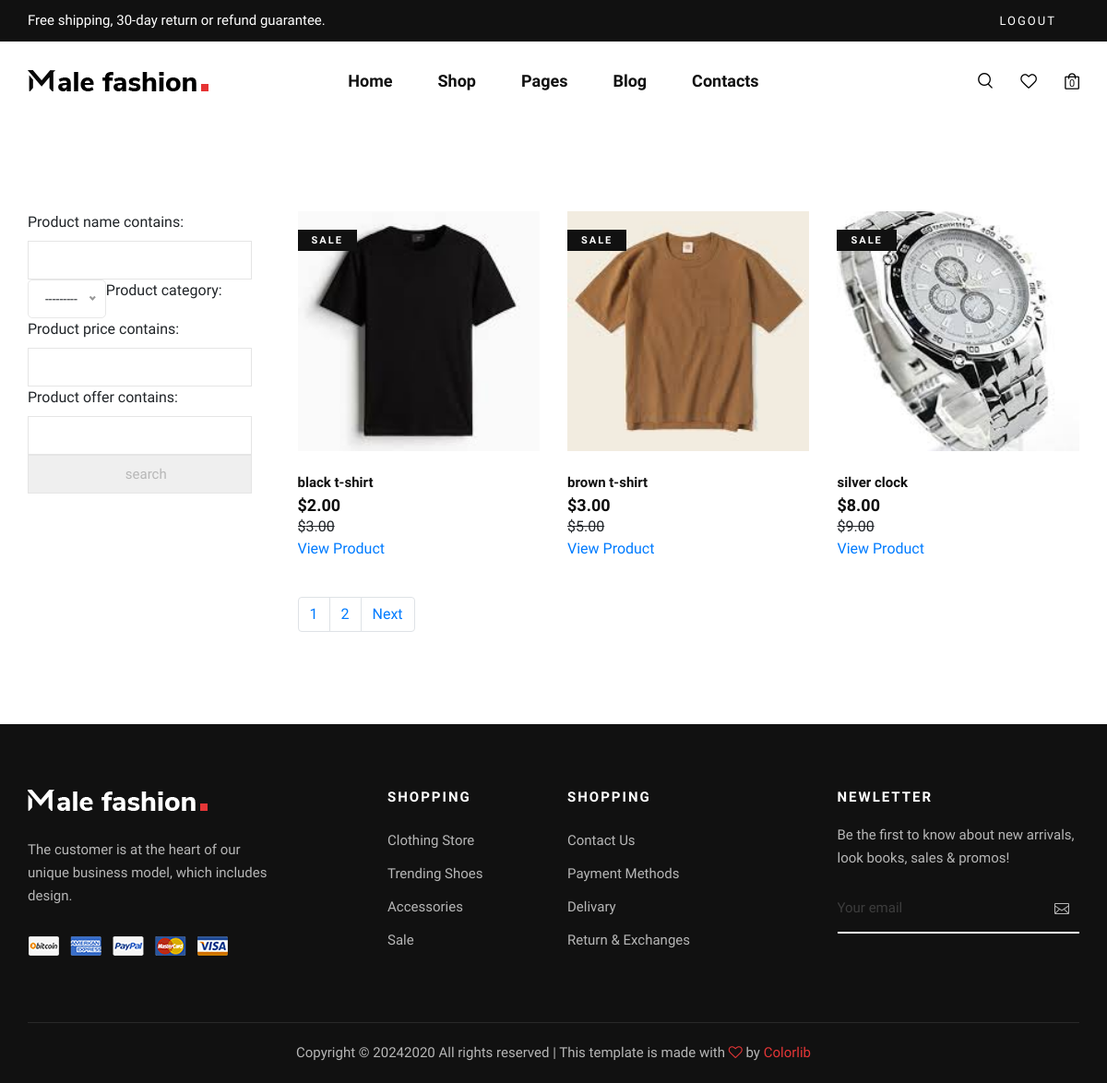
Page /product_list/ (signed in) on the earlier database version.
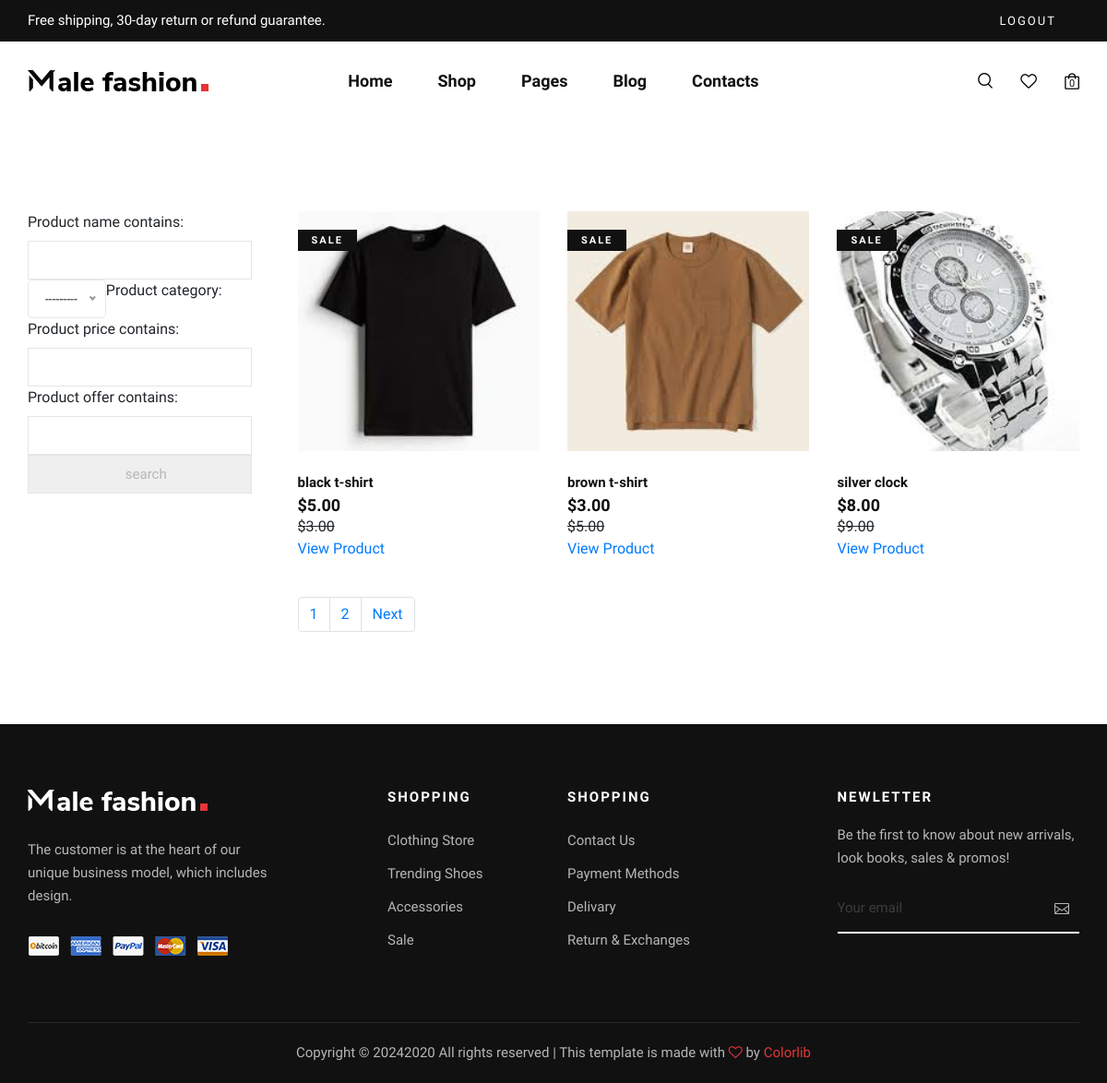
Same page on the later database version.
### pages/models.py (models this page shows, shortened)
class Product(models.Model):
    PRDname=models.CharField(max_length=200,verbose_name=_('product name'))
    PRDcategory=models.ForeignKey('Category',verbose_name=_('product category'),blank=True, null=True,on_delete=models.CASCADE)
    PRDbrand=models.ForeignKey('settings.Brand',verbose_name=_('product brand'),on_delete=models.CASCADE , blank=True, null=True)
    PRDbase_productimage=models.ImageField(upload_to='products/%y/%m/%d' , verbose_name=_('product image'))
    PRDdescription=models.TextField(max_length=500,verbose_name=_('product description'))
    PRDprice=models.DecimalField(max_digits=5,decimal_places=2,verbose_name=_('product price'))
    PRDdiscountprice=models.DecimalField(max_digits=5,decimal_places=2,blank=True, null=True, verbose_name=_('product offer'))
    PRDisnew=models.BooleanField(blank=True, null=True,verbose_name=_('is new product'))
    PRDcreated=models.DateTimeField(verbose_name=_('product created'))
    PRDbestsellers=models.BooleanField(default=False,verbose_name=_('best sellesrs'))
    PRDnewarrivals=models.BooleanField(default=False,verbose_name=_('new arrivals'))
    PRDhotsales=models.BooleanField(default=False,verbose_name=_('hot sales'))
    slug=models.SlugField(blank=True, null=True)
    class Meta:
        verbose_name = 'Product'
        verbose_name_plural = 'Products'

### pages/views.py (the view)
# urls.py: path('product_list/',views.product_list,name="product_list"),
@login_required
def product_list(request):
    search=Product.objects.all()
    title=None
    if 'search-name' in request.GET:
        title=request.GET['search-name']
        if title:
            search=search.filter(PRDname__icontains=title)
    product_list=search
    my_filter=ProductFilter(request.GET,queryset=product_list)
    product_list=my_filter.qs
    paginator = Paginator(product_list, 3)
    page_number = request.GET.get("page")
    page_obj = paginator.get_page(page_number)
    context={
        'product_list':page_obj ,
        'my_filter':my_filter,
    }
    return render(request,'pages/product_list.html',context)

### cart/cart.py (called while the page is built)
    def __len__(self):
        return len(self.cart)

### cart/context_processors.py (called while the page is built)
def cart(request):
    return{'cart':Cart(request)}

### pages/models.py (called while the page is built)
    def __str__(self):
        return self.CATname

### templates/pages/product_list.html (shortened to what this page needs)
{% extends 'base.html' %}
{% load static %}
{% load bootstrap5form %}
{% block content %}
    <section class="shop spad">
        <div class="container">
            <div class="row">
                <div class="col-lg-3">
                    <div class="shop__sidebar">
                        <div class="shop__sidebar__search">
                            <form method="GET">
                                {{ my_filter.form|bootstrap5form }}
                                <input type="submit" value="search" class="boxed-btn3 w-100">
                            </form>
                        </div>
                    </div>
                </div>
                <div class="col-lg-9">
                    <div class="row">
                        {% for products in product_list %}
                        {% if products.PRDdiscountprice %}
                        <div class="col-lg-4 col-md-6 col-sm-6">
                            <div class="product__item sale">
                                <div class="product__item__pic set-bg" data-setbg="{{products.PRDbase_productimage.url}}">
                                    <span class="label">Sale</span>
                                </div>
                                <div class="product__item__text">
                                    <h6>{{products.PRDname}}</h6>
                                    <h5>${{products.PRDdiscountprice}}</h5>
                                    <strike>${{products.PRDprice}}</strike>
                                </div>
                                <div class="view_product">
                                    <a href="{%url 'product_list:product_detail' products.slug%}">View Product</a>
                                </div>
                            </div>
                        </div>
                        {% endif %}
                        {% endfor %}
                    </div>
                    <div class="container ">
                        <div class="row">
                            {% if product_list.has_other_pages %}
                            <nav aria-label="Page navigation example">
                                <ul class="pagination">
                                    {% for i in product_list.paginator.page_range %}
                                    <li class="page-item"><a class="page-link" href="?page={{i}}">{{i}}</a></li>
                                    {% endfor %}
                                    {% if product_list.has_next %}
                                    <li class="page-item"><a class="page-link" href="?page={{product_list.next_page_number}}">Next</a></li>
                                    {% endif %}
                                </ul>
                            </nav>
                            {% endif %}
                        </div>
                    </div>
                </div>
            </div>
        </div>
    </section>
{% endblock content %}

Differences in the rows shown:
changed Product "black t-shirt": PRDdiscountprice "2.00" → "5.00"
